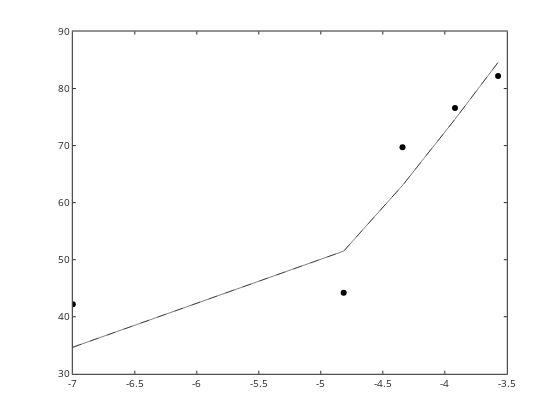

Notebook source saved alongside this figure:
### Code cell
% fit using Nikolskii-Eisenman equation
%E=E0+Slog(Cu +kH); parameters E0, S, k

NEeqn=@(p,x1,x2) (p(1)+p(2).*log10(x1+p(3).*x2));
errfunction=@(p,x1,x2,Emeas) (log10(sum((Emeas-NEeqn(p,x1,x2)).^2)));


H=10.^-pHcalib; ptst=[190 59.2/2 0.0006];
model=NEeqn(ptst,CuTplus',H);
err=errfunction(ptst,CuTplus',H,Emeas')

plot(log10(CuTplus), Emeas,'ko')
hold on; plot(log10(CuTplus),model,'k-')


% now best fit
pbestNE=fminsearch(@(p) errfunction(p,CuTplus',H,Emeas'),ptst,options)
NEmodel=NEeqn(pbestNE,CuTplus',H);
plot(log10(CuTplus),model,'k--')

### Figure 1 — Plotly figure (JSON) as saved in the notebook; plotly's stock layout.template omitted (floating-point values rounded to 4 significant figures)
{"data": [{"line": {"color": "rgb(0, 0, 0)", "width": 0.5}, "marker": {"color": "rgb(0, 0, 0)", "line": {"color": "rgb(0, 0, 0)"}, "size": 6, "symbol": "circle"}, "mode": "markers", "name": "", "showlegend": false, "type": "scatter", "visibility": true, "x": [-7, -4.816, -4.341, -3.918, -3.57], "xaxis": "x", "y": [42.2, 44.2, 69.7, 76.6, 82.2], "yaxis": "y"}, {"line": {"color": "rgb(0, 0, 0)", "dash": "solid", "width": 0.5}, "marker": {"color": "rgb(0, 0, 0)", "line": {"color": "rgb(0, 0, 0)"}, "size": 6, "symbol": "none"}, "mode": "lines", "name": "", "showlegend": false, "type": "scatter", "visibility": true, "x": [-7, -4.816, -4.341, -3.918, -3.57], "xaxis": "x", "y": [34.66, 51.5, 63.02, 74.62, 84.59], "yaxis": "y"}, {"line": {"color": "rgb(0, 0, 0)", "dash": "dash", "width": 0.5}, "marker": {"color": "rgb(0, 0, 0)", "line": {"color": "rgb(0, 0, 0)"}, "size": 6, "symbol": "none"}, "mode": "lines", "name": "", "showlegend": false, "type": "scatter", "visibility": true, "x": [-7, -4.816, -4.341, -3.918, -3.57], "xaxis": "x", "y": [34.66, 51.5, 63.02, 74.62, 84.59], "yaxis": "y"}], "layout": {"height": 420, "hovermode": "closest", "margin": {"b": 0, "l": 0, "r": 0, "t": 0}, "plot_bgcolor": "rgba(0, 0, 0, 0)", "showlegend": false, "width": 560, "xaxis": {"anchor": "y", "autorange": false, "domain": [0.13, 0.905], "exponentformat": "none", "gridcolor": "rgba(38,38,38,0.15)", "gridwidth": 1, "linecolor": "rgb(38,38,38)", "linewidth": 1, "mirror": "ticks", "range": [-7, -3.5], "showgrid": false, "showline": true, "side": "bottom", "spikedash": "solid", "spikemode": "across", "spikesides": false, "spikethickness": 1, "tickangle": 0, "tickcolor": "rgb(38,38,38)", "tickfont": {"color": "rgb(38,38,38)", "size": 10}, "ticklen": 3, "ticks": "inside", "ticktext": ["-7", "-6.5", "-6", "-5.5", "-5", "-4.5", "-4", "-3.5"], "tickvals": [-7, -6.5, -6, -5.5, -5, -4.5, -4, -3.5], "title": {"font": {"color": "rgb(0, 0, 0)", "size": 11}, "text": ""}, "type": "linear", "visible": true, "zeroline": false}, "yaxis": {"anchor": "x", "autorange": false, "domain": [0.11, 0.925], "exponentformat": "none", "gridcolor": "rgba(38,38,38,0.15)", "gridwidth": 1, "linecolor": "rgb(38,38,38)", "linewidth": 1, "mirror": "ticks", "range": [30, 90], "showgrid": false, "showline": true, "side": "left", "spikedash": "solid", "spikemode": "across", "spikesides": false, "spikethickness": 1, "tickangle": 0, "tickcolor": "rgb(38,38,38)", "tickfont": {"color": "rgb(38,38,38)", "size": 10}, "ticklen": 3, "ticks": "inside", "ticktext": ["30", "40", "50", "60", "70", "80", "90"], "tickvals": [30, 40, 50, 60, 70, 80, 90], "title": {"font": {"color": "rgb(0, 0, 0)", "size": 11}, "text": ""}, "type": "linear", "visible": true, "zeroline": false}}}
